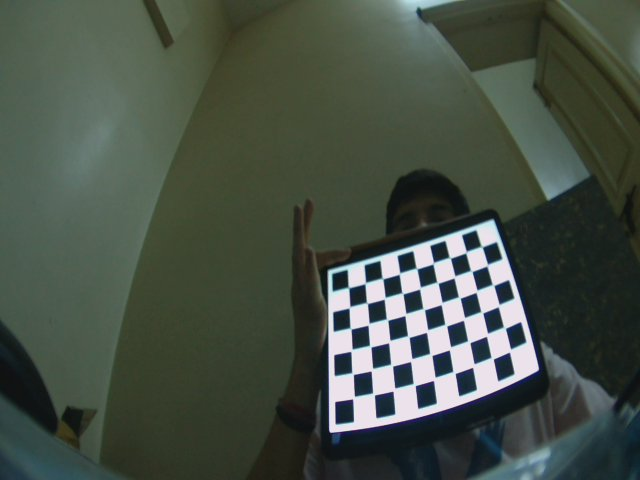
#> input picture Source/cam1_images/1.jpg, 640 x 480 px, given in place of the camera
$ python ContourDetectionV1.py
#> lines starting #> are read from the running program, lines starting #| are printed output that depends on the picture; after the words box and inside, x2 and y2 are one past the last pixel; in counts of white or black regions, pixels touching at a corner belong together
from imutils.video import VideoStream
import numpy as np
import argparse
import cv2
import imutils
import time

# Construct the argument parse and parse the arguments
ap = argparse.ArgumentParser()
ap.add_argument("-v", "--video",
	help="path to the (optional) video file")
args = vars(ap.parse_args())

# Define the lower and upper boundaries of the red and green colors in the HSV color space
lower_red1 = np.array([0, 100, 100])
upper_red1 = np.array([10, 255, 255])
lower_red2 = np.array([160, 100, 100])
upper_red2 = np.array([180, 255, 255])

lower_green1 = np.array([40, 50, 50])
upper_green1 = np.array([70, 255, 255])
lower_green2 = np.array([160, 100, 100])
upper_green2 = np.array([90, 255, 255])

# Use a list to store the lower and upper bounds for both red and green
color_ranges = [
    (lower_red1, upper_red1),
    (lower_red2, upper_red2),
    (lower_green1, upper_green1),
    (lower_green2, upper_green2)
]

color_names = ['Red', 'Red', 'Green', 'Green']  # Corresponding color names

# Initialize the closest contour variables
closest_contour = None
closest_distance = float("inf")

# Distance calculation function
def calculate_distance(known_width, focal_length, contour_width):
    return known_width * focal_length / contour_width

# If a video path was not supplied, grab the reference to the webcam
if not args.get("video", False):
    vs = VideoStream(src=0).start()
# Otherwise, grab a reference to the video file
else:
    vs = cv2.VideoCapture(args["video"])

# Allow the camera or video file to warm up
time.sleep(2.0)

# Keep looping
while True:
    # Grab the current frame
    frame = vs.read()
#> frame is the input picture: shape (480, 640, 3); mean B, G, R 69.9, 80.3, 70.8
    frame = frame[1] if args.get("video", False) else frame

    # If we are viewing a video and we did not grab a frame,
    # then we have reached the end of the video
    if frame is None:
        break

    # Resize the frame, blur it, and convert it to the HSV color space
    frame = imutils.resize(frame, width=600)
#> frame: shape (450, 600, 3)
    blurred = cv2.GaussianBlur(frame, (11, 11), 0)
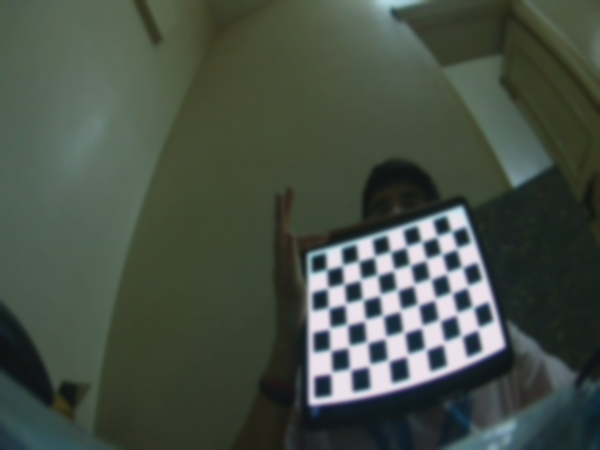
#> blurred: shape (450, 600, 3); mean B, G, R 69.9, 80.3, 70.8
    hsv = cv2.cvtColor(blurred, cv2.COLOR_BGR2HSV)
#> hsv: shape (450, 600, 3); mean H, S, V 63.7, 62.6, 82.3

    detected_color = None

    for (lower, upper), color_name in zip(color_ranges, color_names):
        # Construct a mask for the color, then perform a series of dilations and erosions
        mask = cv2.inRange(hsv, lower, upper)
        mask = cv2.erode(mask, None, iterations=2)
        mask = cv2.dilate(mask, None, iterations=2)

        # Find contours in the mask and initialize the current (x, y) center
        cnts = cv2.findContours(mask.copy(), cv2.RETR_EXTERNAL, cv2.CHAIN_APPROX_SIMPLE)
        cnts = imutils.grab_contours(cnts)

        # Only proceed if at least one contour was found
        if len(cnts) > 0:
            # Find the largest contour in the mask
            c = max(cnts, key=cv2.contourArea)
            x, y, w, h = cv2.boundingRect(c)

            # Calculate the distance using the width of the bounding box
            distance = calculate_distance(7, 0.8, w)

            if distance < closest_distance:  # Update the closest contour
                closest_distance = distance
                detected_color = color_name
                closest_contour = c
#> this loop made 4 passes
#> (x, y, w, h, distance, closest_distance) on pass 3: (91, 0, 415, 450, 0.0135, 0.0135)
#> pass 3, `mask = cv2.inRange(hsv, lower, upper)`:
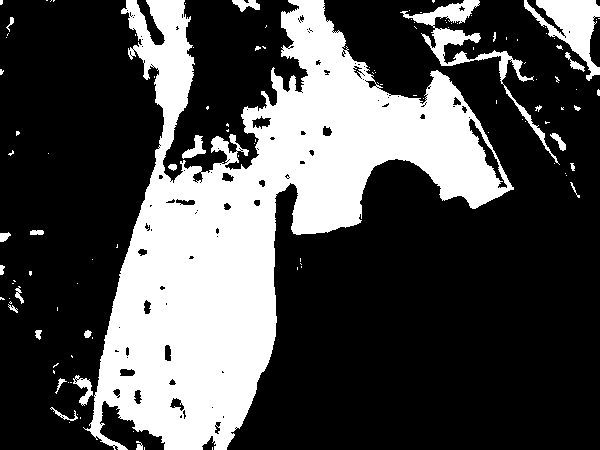
#> mask: shape (450, 600); 30.3% white; 117 white regions (92 under 20 px), largest, box (x1, y1, x2, y2) and area: (83, 0, 514, 450) 74575, (400, 0, 560, 165) 2695, (524, 0, 600, 81) 2545
#> pass 3, `mask = cv2.erode(mask, None, iterations=2)`:
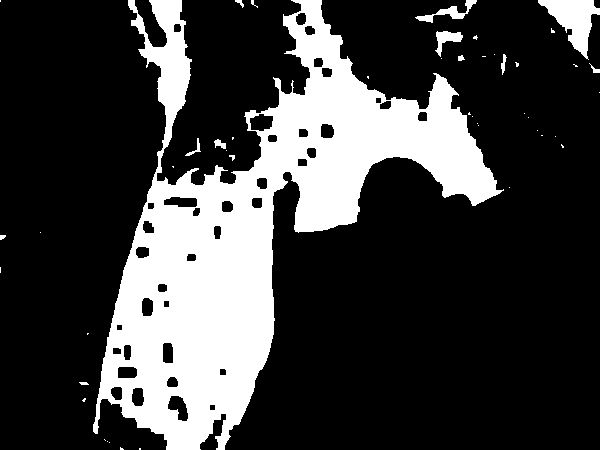
#> mask: shape (450, 600); 24.5% white; 47 white regions (34 under 20 px), largest, box (x1, y1, x2, y2) and area: (93, 0, 504, 450) 63178, (538, 0, 600, 60) 1668, (415, 0, 477, 23) 387
#> pass 3, `mask = cv2.dilate(mask, None, iterations=2)`:
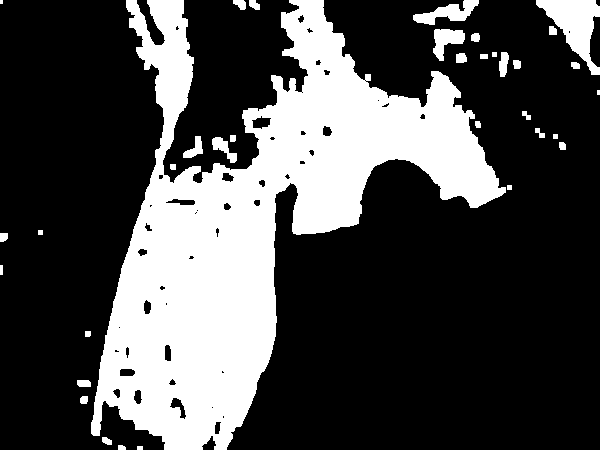
#> mask: shape (450, 600); 28.9% white; 35 white regions (2 under 20 px), largest, box (x1, y1, x2, y2) and area: (91, 0, 506, 450) 72372, (536, 0, 600, 75) 2191, (413, 0, 479, 25) 769
#> after the loop, closest_contour = contour of 1127 points, box (x1, y1, x2, y2) (91, 0, 506, 450), area 72568; closest_distance = 0.0135; detected_color = 'Green'

    if detected_color:
        print(f"{detected_color} block detected at distance: {closest_distance:.2f} units")
#| Green block detected at distance: 0.01 units

    # Show the frame to our screen
    if closest_contour is not None:
        x, y, w, h = cv2.boundingRect(closest_contour)
        center_x = x + w // 2
#> center_x = 298
        center_y = y + h // 2
#> center_y = 225

        cv2.rectangle(frame, (x, y), (x + w, y + h), (0, 255, 0), 2)
        cv2.circle(frame, (center_x, center_y), 5, (0, 0, 255), -1)
#> frame: shape (450, 600, 3); mean B, G, R 68.9, 82.8, 69.8
        cv2.line(frame, (center_x, 0), (center_x, frame.shape[0]), (0, 0, 255), 2)
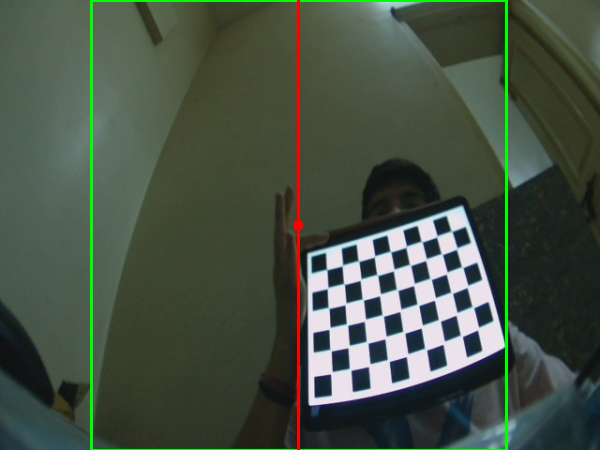
#> frame: shape (450, 600, 3); mean B, G, R 68.6, 82.5, 70.8

    cv2.imshow("Frame", frame)
    key = cv2.waitKey(1) & 0xFF
#> (key q is pressed here)

    # If the 'q' key is pressed, stop the loop
    if key == ord("q"):
        break

# If we are not using a video file, stop the camera video stream
if not args.get("video", False):
    vs.stop()
# Otherwise, release the camera
else:
    vs.release()

# Close all windows
cv2.destroyAllWindows()

$ run again, on Source/cam1_images/2.jpg
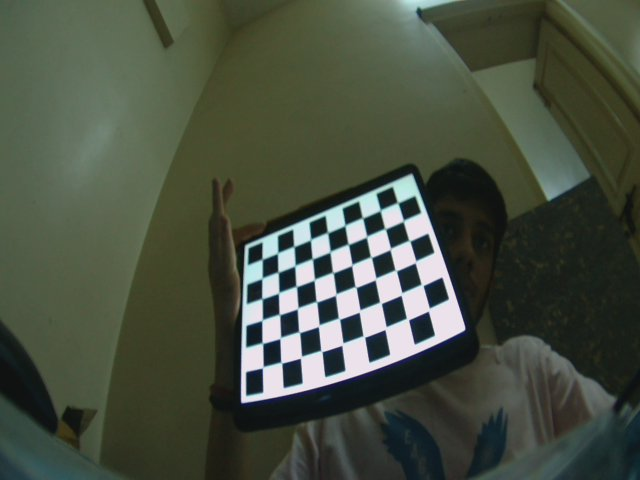
#> input picture Source/cam1_images/2.jpg, 640 x 480 px, given in place of the camera
#> frame is the input picture: shape (480, 640, 3); mean B, G, R 65.5, 79.7, 71.9
#> hsv: shape (450, 600, 3); mean H, S, V 55.3, 68.9, 81
#> the loop `for (lower, upper), color_name in zip(color_ranges, color_names):` made 4 passes
#> (x, y, w, h, distance, closest_distance) on pass 3: (0, 0, 185, 450, 0.0303, 0.0303)
#> pass 3, `mask = cv2.dilate(mask, None, iterations=2)`:
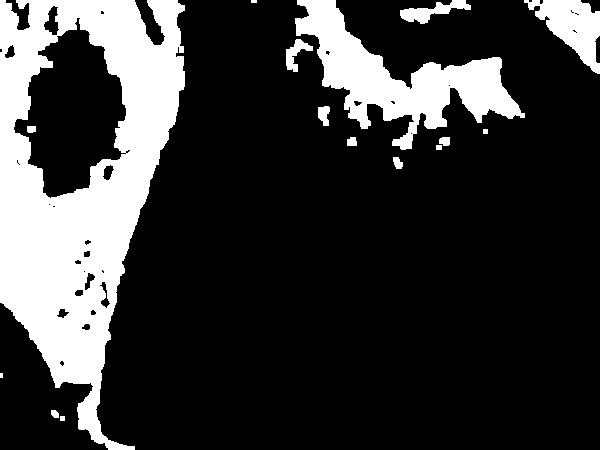
#> mask: shape (450, 600); 21.3% white; 16 white regions (2 under 20 px), largest, box (x1, y1, x2, y2) and area: (0, 0, 185, 450) 41200, (295, 0, 525, 150) 11735, (524, 0, 600, 74) 2722
#> after the loop `for (lower, upper), color_name in zip(color_ranges, color_names):`: closest_contour = contour of 471 points, box (x1, y1, x2, y2) (0, 0, 185, 450), area 53241; closest_distance = 0.0303; detected_color = 'Green'
#| Green block detected at distance: 0.03 units
#> center_x = 92
#> center_y = 225
#> `cv2.line(frame, (center_x, 0), (center_x, frame.shape[0]), (0, 0, 255)..`:
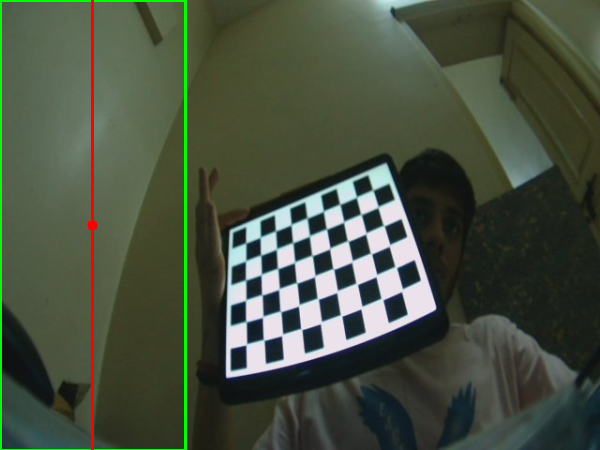
#> frame: shape (450, 600, 3); mean B, G, R 64.5, 81, 72.1
